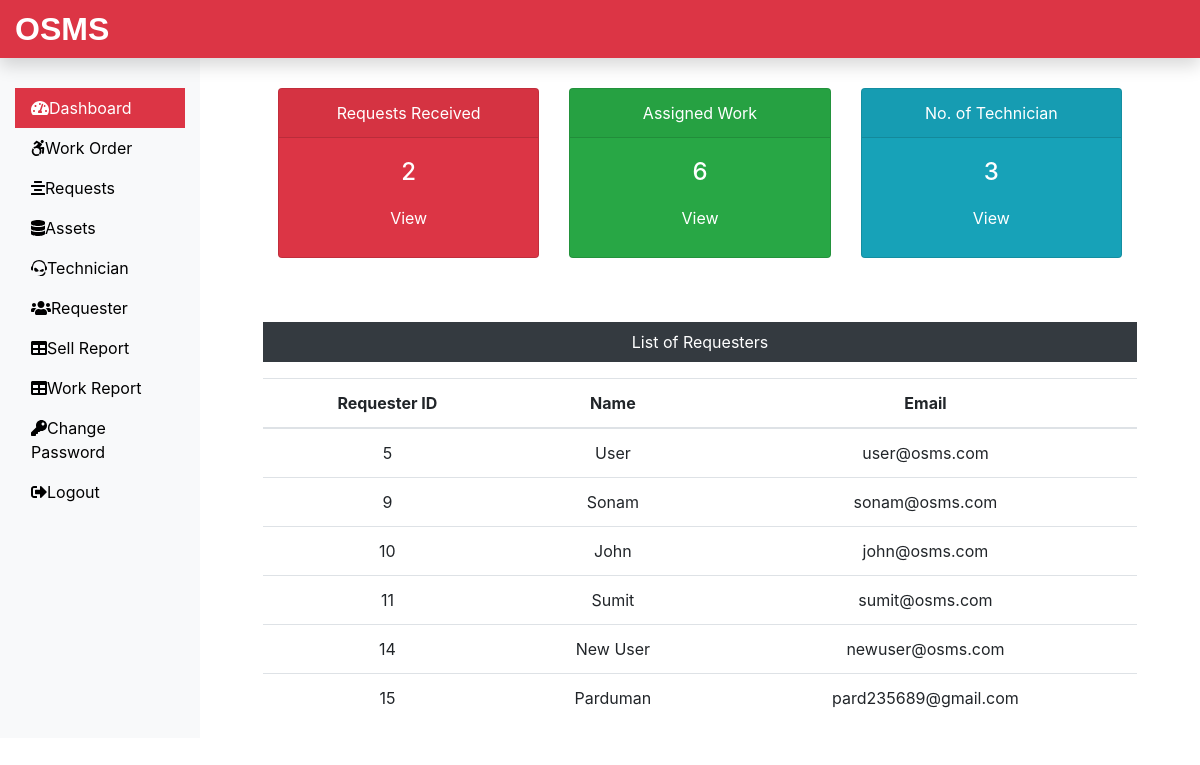
The app's page /Admin/dashboard.php (signed in) with its own data.
### tables this page shows
CREATE TABLE `requesterlogin_tb` (
  `r_login_id` int(11) NOT NULL,
  `r_name` varchar(60) NOT NULL,
  `r_email` varchar(60) NOT NULL,
  `r_password` varchar(60) NOT NULL
);

### Admin/dashboard.php (the view, shortened to what this page needs)
<?php
include('includes/header.php');
include('../dbConnection.php');
$sql = "SELECT max(request_id) FROM submitrequest_tb";
$result = $conn->query($sql);
$row = $result->fetch_row();
$submitrequest = $row[0];
$sql = "SELECT max(rno) FROM assignwork_tb";
$result = $conn->query($sql);
$row = $result->fetch_row();
$assignwork = $row[0];
$sql = "SELECT * FROM technician_tb";
$result = $conn->query($sql);
$totaltech = $result->num_rows;
?>
   <div class="col-sm-9 col-md-10">
    <div class="row text-center mx-5">
     <div class="col-sm-4 mt-5">
      <div class="card text-white bg-danger mb-3" style="max-width:18rem;">
       <div class="card-header">Requests Received</div>
       <div class="card-body">
        <h4 class="card-title"><?php echo $submitrequest; ?></h4>
        <a class="btn text-white" href="request.php">View</a>
       </div>
      </div>
     </div>
     <div class="col-sm-4 mt-5">
      <div class="card text-white bg-success mb-3" style="max-width:18rem;">
       <div class="card-header">Assigned Work</div>
       <div class="card-body">
        <h4 class="card-title"><?php echo $assignwork; ?></h4>
        <a class="btn text-white" href="work.php">View</a>
       </div>
      </div>
     </div>
     <div class="col-sm-4 mt-5">
      <div class="card text-white bg-info mb-3" style="max-width:18rem;">
       <div class="card-header">No. of Technician</div>
       <div class="card-body">
        <h4 class="card-title"><?php echo $totaltech; ?></h4>
        <a class="btn text-white" href="technician.php">View</a>
       </div>
      </div>
     </div>
    </div>
    <div class="mx-5 mt-5 text-center">
     <p class="bg-dark text-white p-2">List of Requesters</p>
     <?php
      $sql = "SELECT * FROM requesterlogin_tb";
      $result = $conn->query($sql);
      if($result->num_rows > 0){
       echo '
       <table class="table">
        <thead>
         <tr>
          <th scope="col">Requester ID</th>
          <th scope="col">Name</th>
          <th scope="col">Email</th>
         </tr>
        </thead>
        <tbody>';
         while($row = $result->fetch_assoc()){
         echo '<tr>';
          echo '<td>'.$row["r_login_id"].'</td>';
          echo '<td>'.$row["r_name"].'</td>';
          echo '<td>'.$row["r_email"].'</td>';
         echo '</tr>';
         }
        echo '</tbody>
       </table>';
      } else {
       echo '0 Result';
      }
     ?>
    </div>
   </div>
<?php include('includes/footer.php')?>

### Admin/includes/header.php (shortened to what this page needs)
<!DOCTYPE html>
<html lang="en">
<head>
 <link rel="stylesheet" href="../css/bootstrap.min.css">
 <link rel="stylesheet" href="../css/all.min.css">
 <link rel="stylesheet" href="../css/custom.css">
</head>
<body>
  <nav class="navbar navbar-dark fixed-top bg-danger flex-md-nowrap p-0 shadow"><a class="navbar-brand col-sm-3 col-md-2 mr-0" href="dashboard.php">OSMS</a></nav>
 <div class="container-fluid" style="margin-top:40px;">
  <div class="row">
   <nav class="col-sm-2 bg-light sidebar py-5 d-print-none">
    <div class="sidebar-sticky">
     <ul class="nav flex-column">
      <li class="nav-item"><a class="nav-link <?php if(PAGE == 'dashboard'){echo 'active';} ?>" href="dashboard.php"><i class="fas fa-tachometer-alt"></i>Dashboard</a></li>
      <li class="nav-item"><a class="nav-link <?php if(PAGE == 'work'){echo 'active';} ?>" href="work.php"><i class="fab fa-accessible-icon"></i>Work Order</a></li>
      <li class="nav-item"><a class="nav-link <?php if(PAGE == 'request'){echo 'active';} ?>" href="request.php"><i class="fas fa-align-center"></i>Requests</a></li>
      <li class="nav-item"><a class="nav-link <?php if(PAGE == 'assets'){echo 'active';} ?>" href="assets.php"><i class="fas fa-database"></i>Assets</a></li>
      <li class="nav-item"><a class="nav-link <?php if(PAGE == 'technician'){echo 'active';} ?>" href="technician.php"><i class="fab fa-teamspeak"></i>Technician</a></li>
      <li class="nav-item"><a class="nav-link <?php if(PAGE == 'requesters'){echo 'active';} ?>" href="requester.php"><i class="fas fa-users"></i>Requester</a></li>
      <li class="nav-item"><a class="nav-link <?php if(PAGE == 'sellreport'){echo 'active';} ?>" href="soldproductreport.php"><i class="fas fa-table"></i>Sell Report</a></li>
      <li class="nav-item"><a class="nav-link <?php if(PAGE == 'workreport'){echo 'active';} ?>" href="workreport.php"><i class="fas fa-table"></i>Work Report</a></li>
      <li class="nav-item"><a class="nav-link <?php if(PAGE == 'changepass'){echo 'active';} ?>" href="changepass.php"><i class="fas fa-key"></i>Change Password</a></li>
      <li class="nav-item"><a class="nav-link" href="../logout.php"><i class="fas fa-sign-out-alt"></i>Logout</a></li>
     </ul>
    </div>
   </nav>

### Admin/includes/footer.php (shortened to what this page needs)
</div>
 </div>
 </body>
</html>

### css/custom.css (style rules this page uses)
.navbar-brand { font-family: "Ubuntu", sans-serif; font-size: 2em; font-weight: bold; }
a { color: black; }
.active { color: white; background-color: #dc3545; }

### records on screen
requesterlogin_tb: r_login_id "5", r_name "User", r_email "user@osms.com"
requesterlogin_tb: r_login_id "9", r_name "Sonam", r_email "sonam@osms.com"
requesterlogin_tb: r_login_id "10", r_name "John", r_email "john@osms.com"
requesterlogin_tb: r_login_id "11", r_name "Sumit", r_email "sumit@osms.com"
requesterlogin_tb: r_login_id "14", r_name "New User", r_email "newuser@osms.com"
requesterlogin_tb: r_login_id "15", r_name "Parduman", r_email "pard235689@gmail.com"

### other values on screen
$submitrequest "2"
$assignwork "6"
$totaltech "3"
